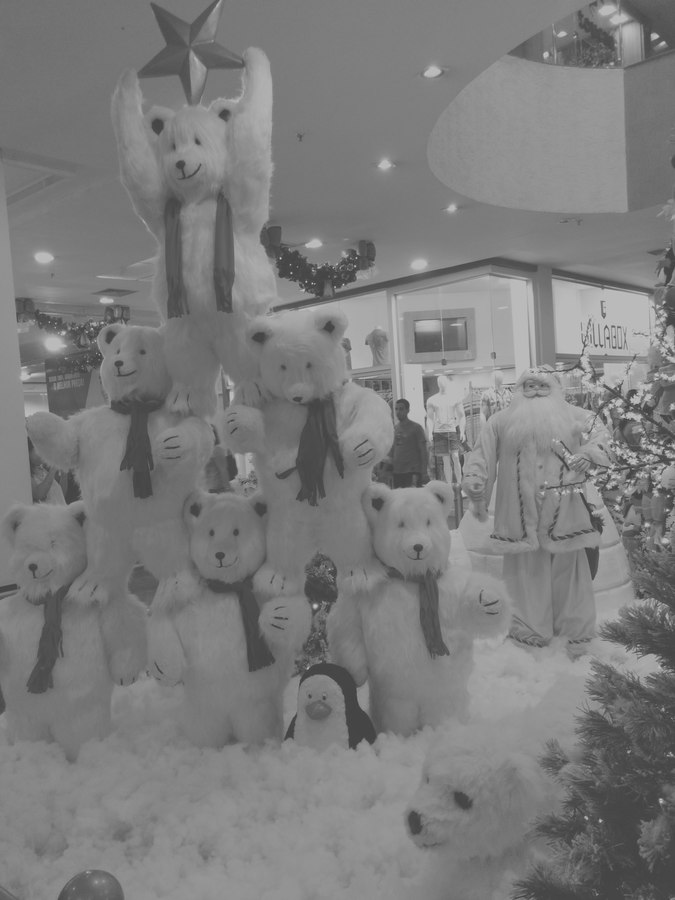
//> input picture img/Ursos.jpg, 675 x 900 px, given in place of tiltcond.mov, which was not available
$ ./tiltshiftvideo   (built with g++ and OpenCV 4)
//> lines starting //> are read from the running program, lines starting //| are printed output that depends on the picture; pictures that were not available may be replaced by others from this repository, and a replacement may not be noted
#include <iostream>
#include <opencv2/opencv.hpp>
#include <cmath>
using namespace cv;
using namespace std;

Mat tiltshift(Mat imagem, float l, float d){
  Mat result, borrada, orig_depois, borr_depois; // faltou-me criatividade nessa hora
  GaussianBlur(imagem, borrada, Size(15, 15), 0, 0);
  Mat pOrig(imagem.size(), CV_32F); // ponderaOriginal
  Mat pBorr(imagem.size(), CV_32F); // ponderaBorrada
  float l1=l, l2=imagem.rows-l1, tmp;

  for (int x = 0; x < pOrig.rows; x++){
    tmp = 1 / 2.0 * (tanh((x - l1) / d) - tanh((x - l2) / d));
    for (int y = 0; y < pOrig.cols; y++){
      pOrig.at<float>(x, y) = tmp;
      pBorr.at<float>(x, y) = (1 - tmp);
    }
  }
  Mat canal_orig[3], canal_borr[3]; // Separamos os canais da imagem colorida para fazer a multiplicação em cada um
  split(imagem, canal_orig);
  split(borrada, canal_borr);
  for(int i=0; i<3; i++){
    multiply(canal_orig[i], pOrig, canal_orig[i], 1, CV_8UC3); // Matriz resultante será do tipo CV_8UC3
    multiply(canal_borr[i], pBorr, canal_borr[i], 1, CV_8UC3); // 8UC3C = 3 canais de unsigned char de 8 bits
  }
  merge(canal_orig, 3, orig_depois);
  merge(canal_borr, 3, borr_depois);

  result = orig_depois+borr_depois;
  return result;
}

int main(int argvc, char** argv){
  VideoCapture cap;
  Mat quadro, saida;
  //cap.open("/home/victor/Área de Trabalho/victorers1.github.io/img/tiltcond.mp4");
  cap.open("/home/victor/Área de Trabalho/tiltcond.mov");
  if(!cap.isOpened()) return -1;
  else cout<<"abriu leitor\n";
  cap>>quadro;
//> quadro is the input picture: 900 rows x 675 cols, CV_8UC3; min 56, max 204, mean 124.2
  //VideoWriter(const string& filename, int fourcc, double fps, Size frameSize, bool isColor=true)
  VideoWriter video("/home/victor/Área de Trabalho/tiltsaida.mp4", CV_FOURCC('M','J','P','G'), 30, quadro.size(), true);
  if(!video.isOpened()) return -1;

  cout<<"video fps= "<<cap.get(CV_CAP_PROP_FPS)<<endl;
  float l=quadro.rows/2.5;
//> l = 360
  while(true){
    cap>>quadro;
    if(!quadro.data) break;
    saida = tiltshift(quadro, l, 40);
//> after the loop in tiltshift, `for (int x = 0; x < pOrig.rows; x++)`:
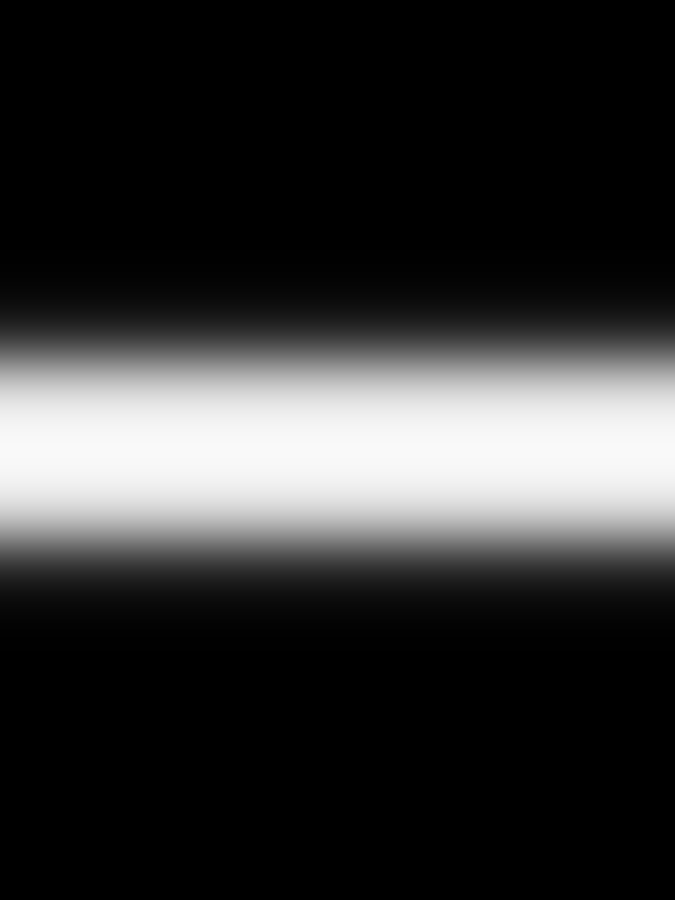
//> pOrig: 900 rows x 675 cols, CV_32FC1; min 2.98e-08, max 0.978, mean 0.2
//> after the loop in tiltshift, `for (int x = 0; x < pOrig.rows; x++)`:
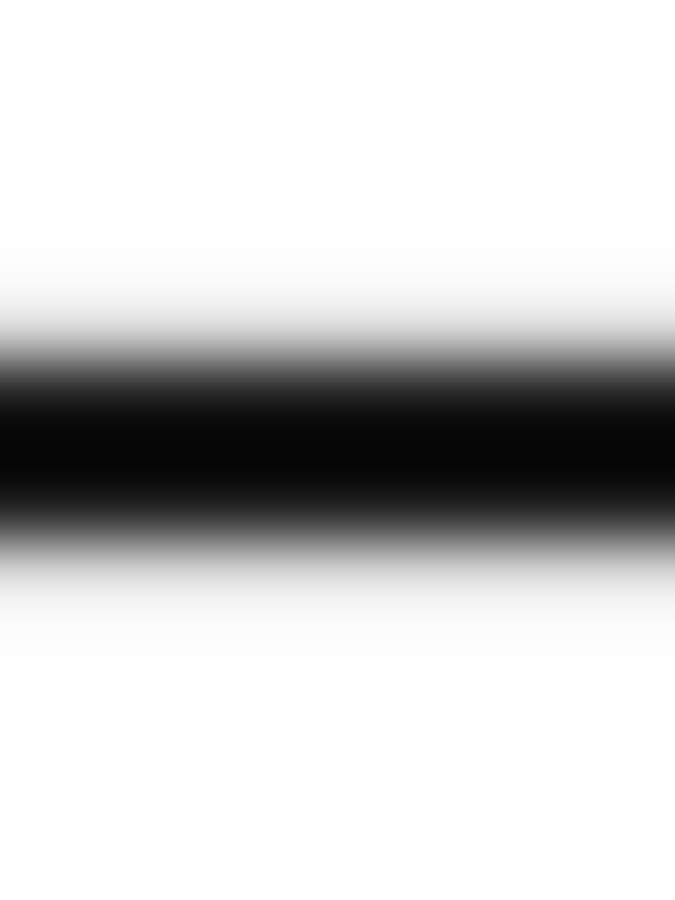
//> pBorr: 900 rows x 675 cols, CV_32FC1; min 0.022, max 1, mean 0.8
//> in tiltshift, `merge(canal_orig, 3, orig_depois);`:
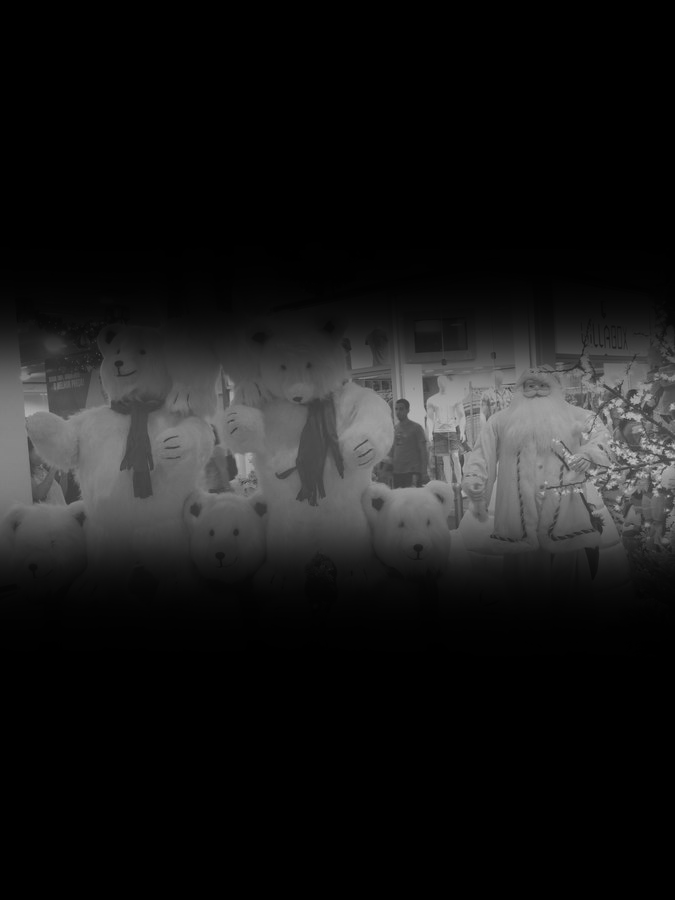
//> orig_depois: 900 rows x 675 cols, CV_8UC3; min 0, max 196, mean 24.8
//> in tiltshift, `merge(canal_borr, 3, borr_depois);`:
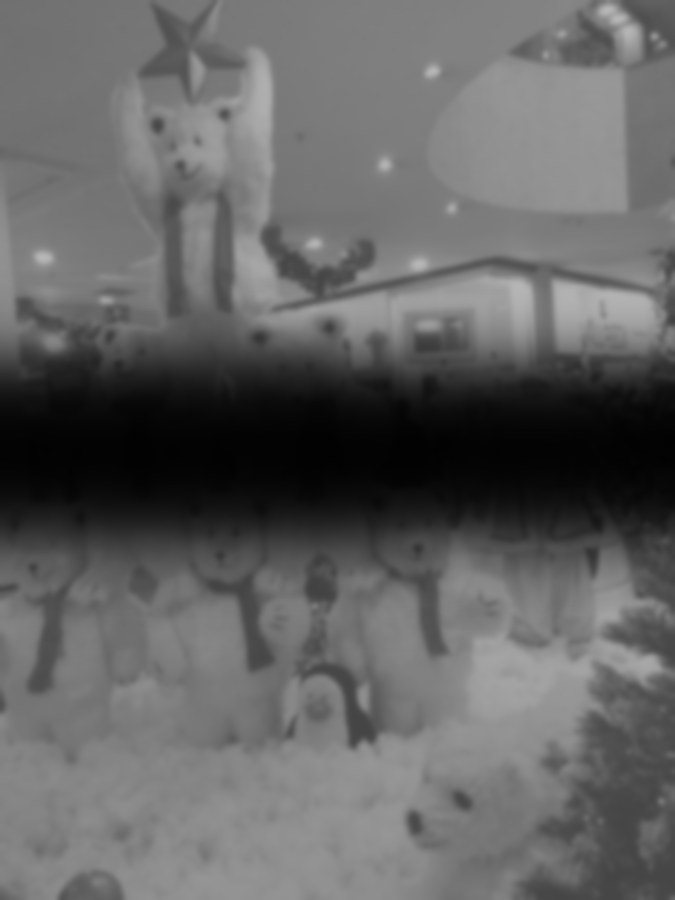
//> borr_depois: 900 rows x 675 cols, CV_8UC3; min 2, max 183, mean 99.4
    waitKey(10);
    video.write(saida);
  }

  return 0;
}

$ run again, on img/a.jpg
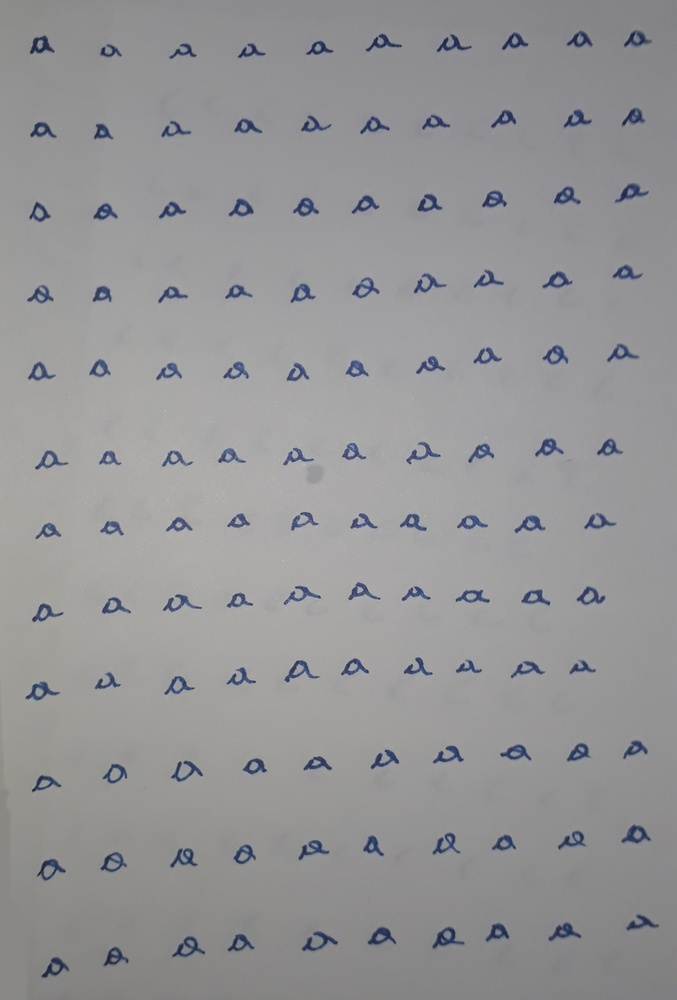
//> input picture img/a.jpg, 677 x 1000 px, shrunk from 2162 x 3192 before the run, given in place of tiltcond.mov, which was not available
//> quadro is the input picture: 1000 rows x 677 cols, CV_8UC3; mean B, G, R 150.4, 149, 149.1
//> in tiltshift, `merge(canal_orig, 3, orig_depois);`:
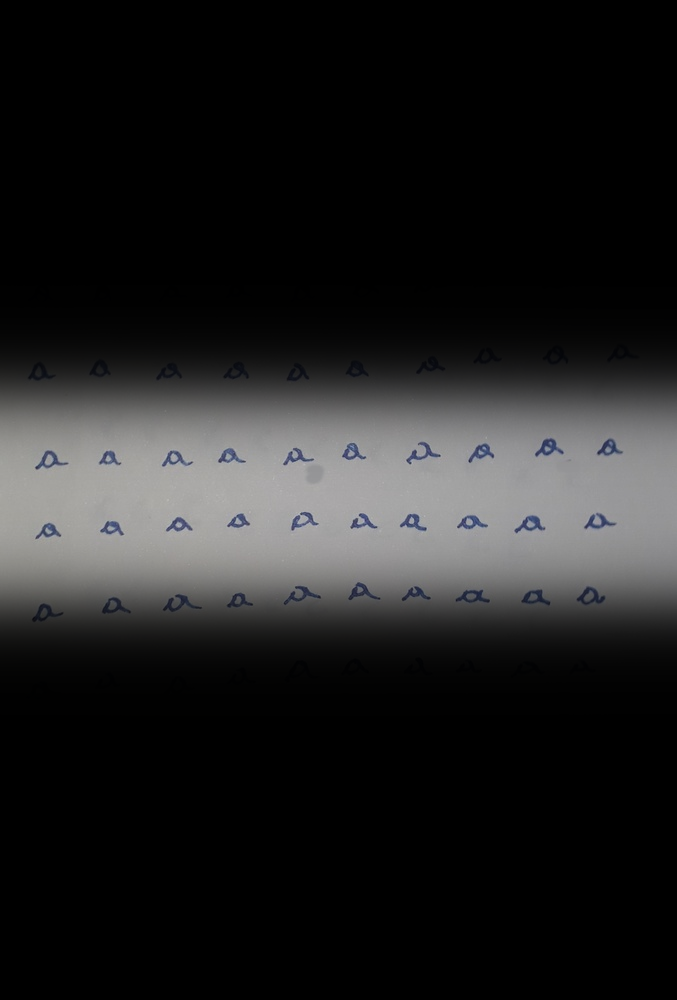
//> orig_depois: 1000 rows x 677 cols, CV_8UC3; mean B, G, R 32.3, 32.1, 32.2
//> in tiltshift, `merge(canal_borr, 3, borr_depois);`:
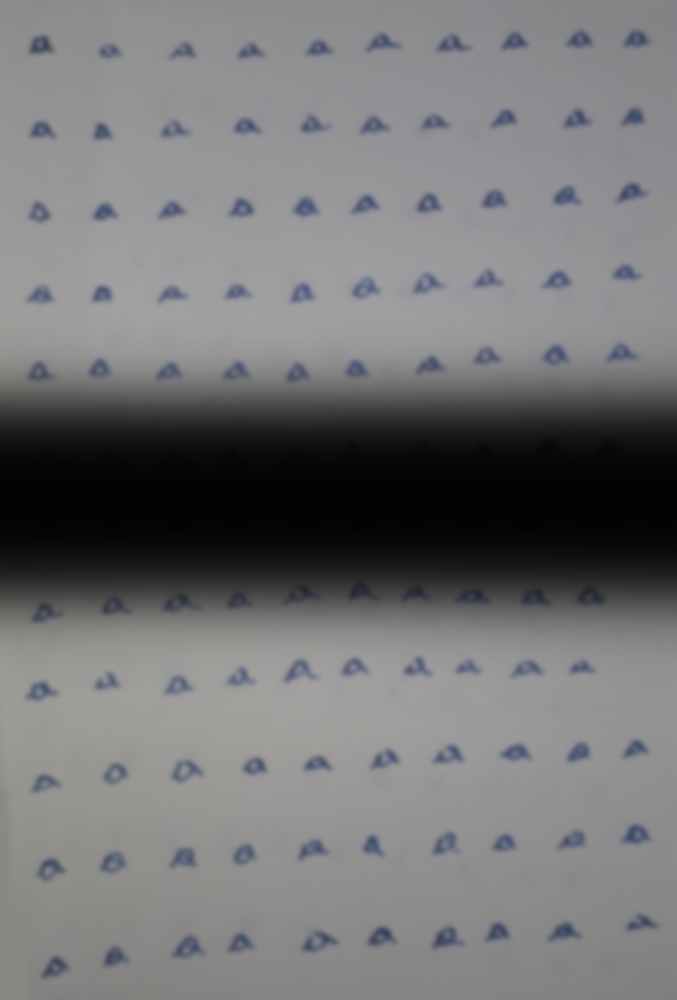
//> borr_depois: 1000 rows x 677 cols, CV_8UC3; mean B, G, R 118.1, 116.9, 116.9
